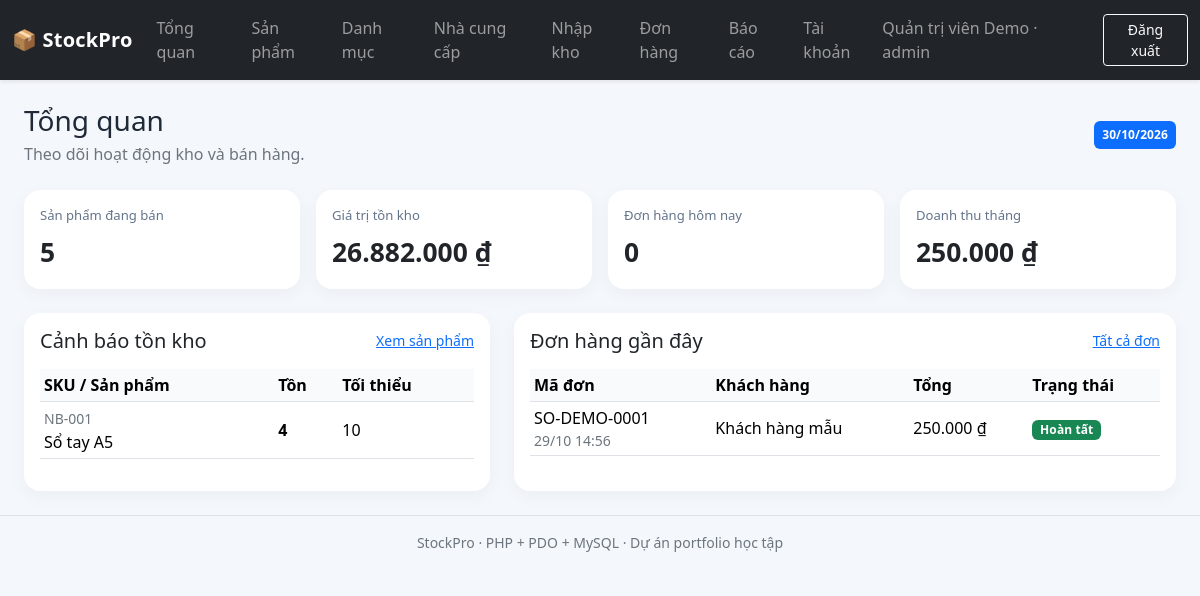
The app's page /public/index.php (signed in) with its own data.
### tables this page shows
CREATE TABLE products (
 id BIGINT UNSIGNED AUTO_INCREMENT PRIMARY KEY,
 sku VARCHAR(50) NOT NULL UNIQUE,
 name VARCHAR(180) NOT NULL,
 category_id BIGINT UNSIGNED NOT NULL,
 cost_price DECIMAL(14,2) NOT NULL DEFAULT 0,
 sale_price DECIMAL(14,2) NOT NULL DEFAULT 0,
 stock_qty INT UNSIGNED NOT NULL DEFAULT 0,
 min_stock INT UNSIGNED NOT NULL DEFAULT 5,
 is_active TINYINT(1) NOT NULL DEFAULT 1,
 created_at TIMESTAMP NOT NULL DEFAULT CURRENT_TIMESTAMP,
 updated_at TIMESTAMP NOT NULL DEFAULT CURRENT_TIMESTAMP ON UPDATE CURRENT_TIMESTAMP,
 CONSTRAINT fk_products_category FOREIGN KEY(category_id) REFERENCES categories(id),
 INDEX idx_products_name(name),
 INDEX idx_products_stock(stock_qty)
);

CREATE TABLE orders (
 id BIGINT UNSIGNED AUTO_INCREMENT PRIMARY KEY,
 order_code VARCHAR(40) NOT NULL UNIQUE,
 customer_name VARCHAR(150) NOT NULL,
 customer_phone VARCHAR(30) NULL,
 total_amount DECIMAL(14,2) NOT NULL DEFAULT 0,
 status ENUM('pending','completed','cancelled') NOT NULL DEFAULT 'pending',
 created_by BIGINT UNSIGNED NOT NULL,
 created_at TIMESTAMP NOT NULL DEFAULT CURRENT_TIMESTAMP,
 CONSTRAINT fk_orders_user FOREIGN KEY(created_by) REFERENCES users(id),
 INDEX idx_orders_created(created_at),
 INDEX idx_orders_status(status)
);

### app/helpers.php (called while the page is built, shortened)
<?php
function e(mixed $value): string {
    return htmlspecialchars((string)$value, ENT_QUOTES | ENT_SUBSTITUTE, 'UTF-8');
}
function money(mixed $amount): string { return number_format((float)$amount, 0, ',', '.') . ' ₫'; }

### public/index.php (the view, shortened to what this page needs)
<?php
require_once __DIR__ . '/../app/helpers.php';
$pdo = db();
$stats = [
 'products' => (int)$pdo->query("SELECT COUNT(*) FROM products WHERE is_active=1")->fetchColumn(),
 'stock_value' => (float)$pdo->query("SELECT COALESCE(SUM(stock_qty*cost_price),0) FROM products WHERE is_active=1")->fetchColumn(),
 'orders_today' => (int)$pdo->query("SELECT COUNT(*) FROM orders WHERE DATE(created_at)=CURDATE()")->fetchColumn(),
 'revenue_month' => (float)$pdo->query("SELECT COALESCE(SUM(total_amount),0) FROM orders WHERE status='completed' AND YEAR(created_at)=YEAR(CURDATE()) AND MONTH(created_at)=MONTH(CURDATE())")->fetchColumn()
];
$low = $pdo->query("SELECT sku,name,stock_qty,min_stock FROM products WHERE is_active=1 AND stock_qty<=min_stock ORDER BY stock_qty ASC LIMIT 8")->fetchAll();
$recent = $pdo->query("SELECT o.order_code,o.customer_name,o.total_amount,o.status,o.created_at,u.full_name FROM orders o LEFT JOIN users u ON u.id=o.created_by ORDER BY o.id DESC LIMIT 8")->fetchAll();
$pageTitle='Tổng quan'; require __DIR__.'/../app/layout/header.php';
?>
<div class="page-heading mb-4"><div><h1 class="h3 mb-1">Tổng quan</h1><p class="text-secondary mb-0">Theo dõi hoạt động kho và bán hàng.</p></div><span class="badge text-bg-primary p-2"><?= e(date('d/m/Y')) ?></span></div>
<div class="row g-3 mb-4">
<?php foreach ([['Sản phẩm đang bán',$stats['products'],'bi-box-seam'],['Giá trị tồn kho',money($stats['stock_value']),'bi-archive'],['Đơn hàng hôm nay',$stats['orders_today'],'bi-receipt'],['Doanh thu tháng',money($stats['revenue_month']),'bi-graph-up']] as $s): ?>
<div class="col-12 col-sm-6 col-xl-3"><div class="card stat-card h-100"><div class="card-body"><div class="muted-label"><?= e($s[0]) ?></div><div class="stat-value mt-2"><?= e($s[1]) ?></div></div></div></div>
<?php endforeach; ?>
</div>
<div class="row g-4">
<div class="col-12 col-xl-5"><div class="card h-100"><div class="card-body"><div class="d-flex justify-content-between align-items-center mb-3"><h2 class="h5 mb-0">Cảnh báo tồn kho</h2><a href="<?= BASE_URL ?>/products.php" class="small">Xem sản phẩm</a></div>
<div class="table-responsive"><table class="table table-sm"><thead><tr><th>SKU / Sản phẩm</th><th>Tồn</th><th>Tối thiểu</th></tr></thead><tbody>
<?php foreach($low as $p): ?><tr><td><small class="text-secondary"><?= e($p['sku']) ?></small><br><?= e($p['name']) ?></td><td class="low-stock"><?= (int)$p['stock_qty'] ?></td><td><?= (int)$p['min_stock'] ?></td></tr><?php endforeach; ?>
</tbody></table></div></div></div></div>
<div class="col-12 col-xl-7"><div class="card h-100"><div class="card-body"><div class="d-flex justify-content-between align-items-center mb-3"><h2 class="h5 mb-0">Đơn hàng gần đây</h2><a href="<?= BASE_URL ?>/orders.php" class="small">Tất cả đơn</a></div>
<div class="table-responsive"><table class="table table-sm"><thead><tr><th>Mã đơn</th><th>Khách hàng</th><th>Tổng</th><th>Trạng thái</th></tr></thead><tbody>
<?php foreach($recent as $o): ?><tr><td><?= e($o['order_code']) ?><div class="small text-secondary"><?= e(date('d/m H:i',strtotime($o['created_at']))) ?></div></td><td><?= e($o['customer_name']) ?></td><td><?= money($o['total_amount']) ?></td><td><span class="badge text-bg-<?= $o['status']==='completed'?'success':($o['status']==='cancelled'?'danger':'warning') ?>"><?= e(['pending'=>'Chờ xử lý','completed'=>'Hoàn tất','cancelled'=>'Đã hủy'][$o['status']] ?? $o['status']) ?></span></td></tr><?php endforeach; ?>
</tbody></table></div></div></div></div></div>
<?php require __DIR__.'/../app/layout/footer.php'; ?>

### public/assets/app.css (style rules this page uses)
body { background:#f4f7fb;color:#1f2937 }
.page-heading { display:flex;align-items:center;justify-content:space-between;gap:1rem;flex-wrap:wrap }
.stat-card { border:0;border-radius:1rem;box-shadow:0 5px 18px rgba(22,34,51,.06) }
.stat-value { font-size:1.65rem;font-weight:750 }
.card { border:0;border-radius:1rem;box-shadow:0 5px 18px rgba(22,34,51,.045) }
.table thead th { white-space:nowrap;background:#f8fafc }
.table td { vertical-align:middle }
.low-stock { color:#b45309;font-weight:700 }
.muted-label { font-size:.82rem;color:#64748b }
.badge { letter-spacing:.1px }

### records on screen
products: sku "NB-001", name "Sổ tay A5", stock_qty "4", min_stock "10"
orders: order_code "SO-DEMO-0001", created_at "29/10 14:56", customer_name "Khách hàng mẫu", total_amount "250.000 ₫", status "Hoàn tất"

### other values on screen
$user['full_name'] "Quản trị viên Demo"
$user['role'] "admin"
$s[0] "Sản phẩm đang bán"
$s[1] "5"
$s[0] "Giá trị tồn kho"
$s[1] "26.882.000 ₫"
$s[0] "Đơn hàng hôm nay"
$s[1] "0"
$s[0] "Doanh thu tháng"
$s[1] "250.000 ₫"
